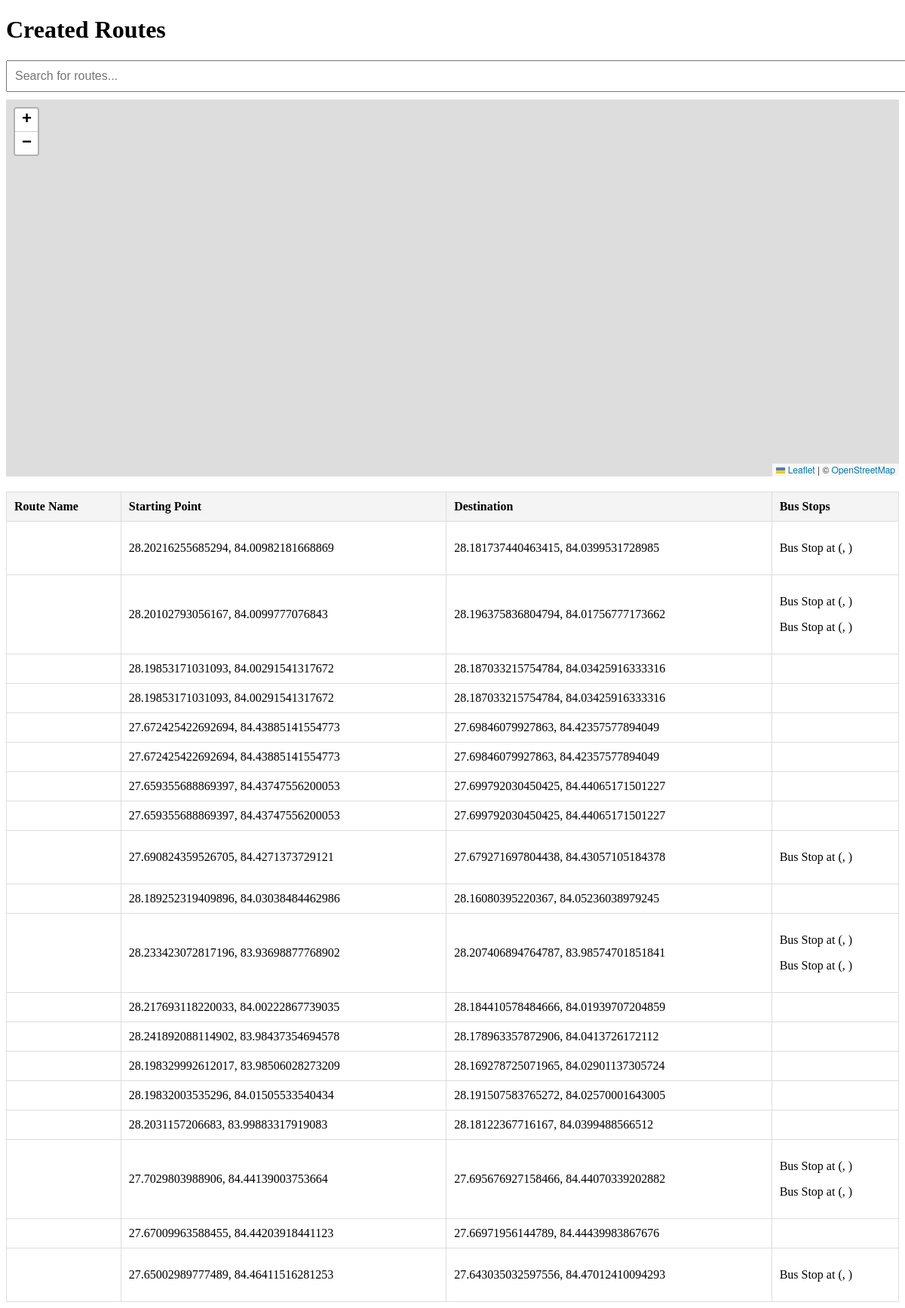
Before: /route_manager/routes/ with the older database file.
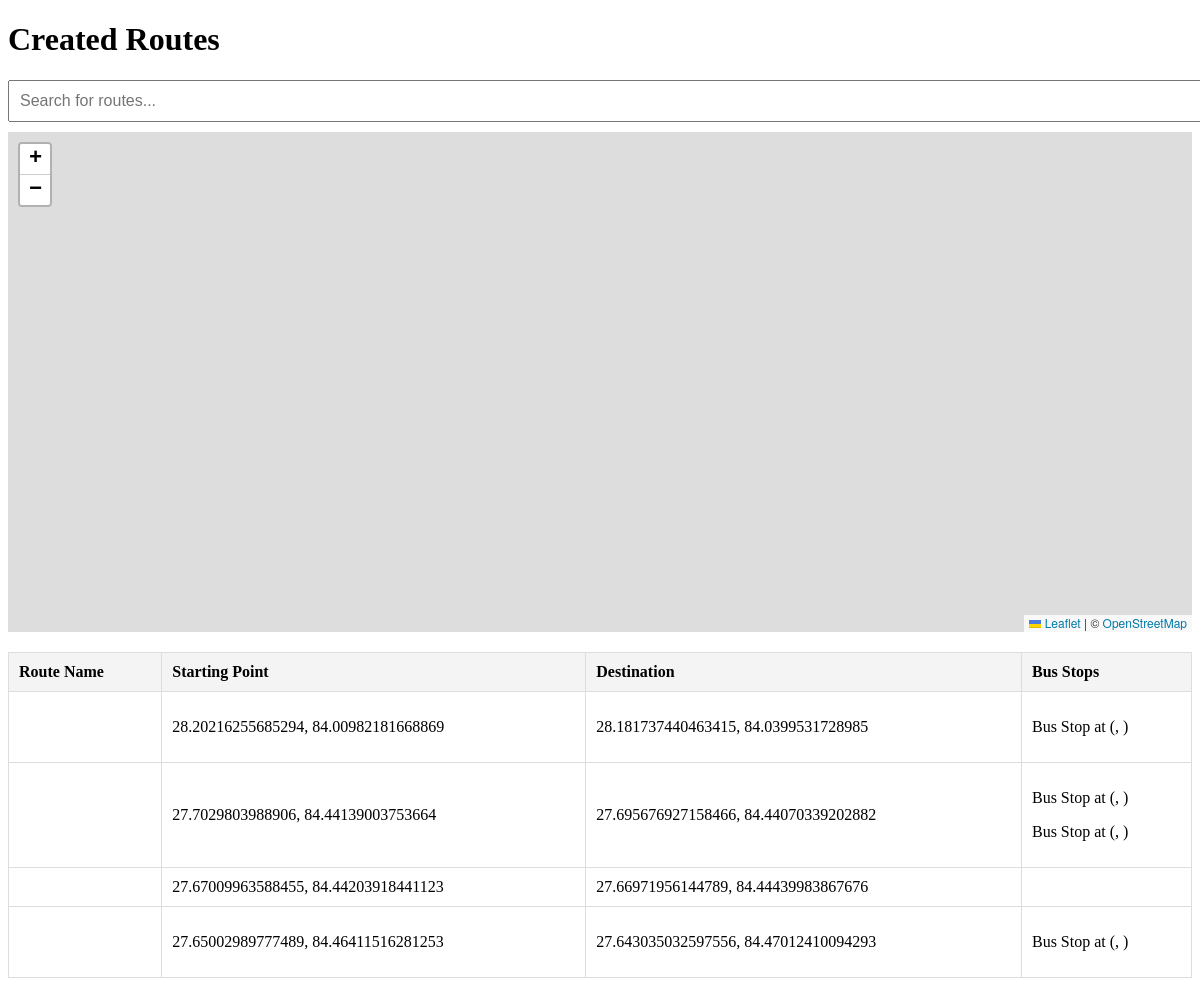
After: the same page with the newer database file.
### route_manager/models.py (models this page shows, shortened)
class Route(models.Model):
    route_name = models.CharField(max_length=255)
    starting_point = models.CharField(max_length=255)
    destination = models.CharField(max_length=255)
    route_data = models.TextField()

class BusStop(models.Model):
    name = models.CharField(max_length=255)
    latitude = models.FloatField()
    longitude = models.FloatField()
    route = models.ForeignKey(Route, on_delete=models.CASCADE, related_name='bus_stops')

### route_manager/views.py (the view)
# urls.py: path('routes/', views.route_list, name='route_list'),  # Added route list
def route_list(request):
    routes = Route.objects.all()
    bus_stops = BusStop.objects.all()
    return render(request, 'route_manager/routelist.html', {
        'routes': routes,
        'bus_stops': bus_stops,
    })

### route_manager/templates/route_manager/routelist.html (shortened to what this page needs)
<!DOCTYPE html>
<html lang="en">
<head>
    <link rel="stylesheet" href="https://unpkg.com/leaflet@1.7.1/dist/leaflet.css" />
</head>
<body>
<h1>Created Routes</h1>
<input type="text" id="searchBox" placeholder="Search for routes..." onkeyup="filterRoutes()">
<div id="map"></div>
<table id="routeTable">
    <thead>
        <tr>
            <th>Route Name</th>
            <th>Starting Point</th>
            <th>Destination</th>
            <th>Bus Stops</th>
        </tr>
    </thead>
    <tbody>
        {% for route in routes %}
        <tr id="route-{{ route.id }}" onclick="showBusStops({{ route.id }})">
            <td>{{ route.name }}</td>
            <td>{{ route.starting_point }}</td>
            <td>{{ route.destination }}</td>
            <td>
                {% for bus_stop in route.bus_stops.all %}
                    <p>Bus Stop at ({{ bus_stop.lat }}, {{ bus_stop.lon }})</p>
                {% endfor %}
            </td>
        </tr>
        {% empty %}
        <tr>
            <td colspan="4">No routes created yet.</td>
        </tr>
        {% endfor %}
    </tbody>
</table>
<link rel="stylesheet" href="https://unpkg.com/leaflet-routing-machine/dist/leaflet-routing-machine.css" />
</body>
</html>

Changed rows visible on the page:
removed Route: starting_point "28.20102793056167, 84.0099777076843", destination "28.196375836804794, 84.01756777173662"
removed Route: starting_point "28.19853171031093, 84.00291541317672", destination "28.187033215754784, 84.03425916333316"
removed Route: starting_point "28.19853171031093, 84.00291541317672", destination "28.187033215754784, 84.03425916333316"
removed Route: starting_point "27.672425422692694, 84.43885141554773", destination "27.69846079927863, 84.42357577894049"
removed Route: starting_point "27.672425422692694, 84.43885141554773", destination "27.69846079927863, 84.42357577894049"
removed Route: starting_point "27.659355688869397, 84.43747556200053", destination "27.699792030450425, 84.44065171501227"
removed Route: starting_point "27.659355688869397, 84.43747556200053", destination "27.699792030450425, 84.44065171501227"
removed Route: starting_point "27.690824359526705, 84.4271373729121", destination "27.679271697804438, 84.43057105184378"
removed Route: starting_point "28.189252319409896, 84.03038484462986", destination "28.16080395220367, 84.05236038979245"
removed Route: starting_point "28.233423072817196, 83.93698877768902", destination "28.207406894764787, 83.98574701851841"
removed Route: starting_point "28.217693118220033, 84.00222867739035", destination "28.184410578484666, 84.01939707204859"
removed Route: starting_point "28.241892088114902, 83.98437354694578", destination "28.178963357872906, 84.0413726172112"
removed Route: starting_point "28.198329992612017, 83.98506028273209", destination "28.169278725071965, 84.02901137305724"
removed Route: starting_point "28.19832003535296, 84.01505533540434", destination "28.191507583765272, 84.02570001643005"
removed Route: starting_point "28.2031157206683, 83.99883317919083", destination "28.18122367716167, 84.0399488566512"
